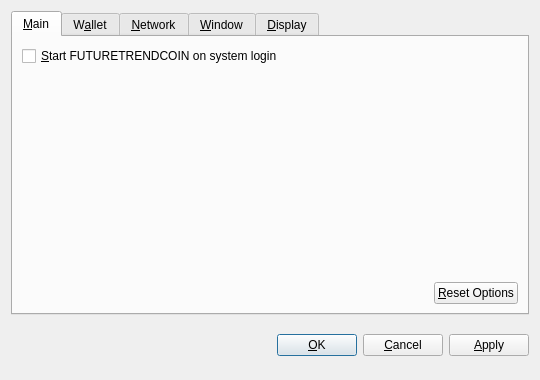
<?xml version="1.0" encoding="UTF-8"?>
<ui version="4.0">
 <class>OptionsDialog</class>
 <widget class="QDialog" name="OptionsDialog">
  <property name="geometry">
   <rect>
    <x>0</x>
    <y>0</y>
    <width>540</width>
    <height>380</height>
   </rect>
  </property>
  <property name="windowTitle">
   <string>Options</string>
  </property>
  <property name="modal">
   <bool>true</bool>
  </property>
  <layout class="QVBoxLayout" name="verticalLayout">
   <item>
    <widget class="QTabWidget" name="tabWidget">
     <property name="tabPosition">
      <enum>QTabWidget::North</enum>
     </property>
     <property name="currentIndex">
      <number>0</number>
     </property>
     <widget class="QWidget" name="tabMain">
      <attribute name="title">
       <string>&amp;Main</string>
      </attribute>
      <layout class="QVBoxLayout" name="verticalLayout_Main">
       <item>
        <widget class="QCheckBox" name="bitcoinAtStartup">
         <property name="toolTip">
          <string>Automatically start FUTURETRENDCOIN after logging in to the system.</string>
         </property>
         <property name="text">
          <string>&amp;Start FUTURETRENDCOIN on system login</string>
         </property>
        </widget>
       </item>
       <item>
        <spacer name="verticalSpacer_Main">
         <property name="orientation">
          <enum>Qt::Vertical</enum>
         </property>
         <property name="sizeHint" stdset="0">
          <size>
           <width>20</width>
           <height>40</height>
          </size>
         </property>
        </spacer>
       </item>
       <item>
        <layout class="QHBoxLayout" name="horizontalLayout_2_Main">
         <item>
          <spacer name="horizontalSpacer_2_Main">
           <property name="orientation">
            <enum>Qt::Horizontal</enum>
           </property>
           <property name="sizeHint" stdset="0">
            <size>
             <width>40</width>
             <height>20</height>
            </size>
           </property>
          </spacer>
         </item>
         <item>
          <widget class="QPushButton" name="resetButton">
           <property name="toolTip">
            <string>Reset all client options to default.</string>
           </property>
           <property name="text">
            <string>&amp;Reset Options</string>
           </property>
           <property name="autoDefault">
            <bool>false</bool>
           </property>
          </widget>
         </item>
        </layout>
       </item>
      </layout>
     </widget>
     <widget class="QWidget" name="tabWallet">
      <attribute name="title">
       <string>W&amp;allet</string>
      </attribute>
      <layout class="QVBoxLayout" name="verticalLayout_Network">
       <item>
        <widget class="QLabel" name="transactionFeeInfoLabel">
         <property name="text">
          <string>Optional transaction fee per kB that helps make sure your transactions are processed quickly. Most transactions are 1 kB.</string>
         </property>
         <property name="textFormat">
          <enum>Qt::PlainText</enum>
         </property>
         <property name="wordWrap">
          <bool>true</bool>
         </property>
        </widget>
       </item>
       <item>
        <layout class="QHBoxLayout" name="horizontalLayout_1_Main">
         <item>
          <widget class="QLabel" name="transactionFeeLabel">
           <property name="text">
            <string>Pay transaction &amp;fee</string>
           </property>
           <property name="textFormat">
            <enum>Qt::PlainText</enum>
           </property>
           <property name="buddy">
            <cstring>transactionFee</cstring>
           </property>
          </widget>
         </item>
         <item>
          <widget class="BitcoinAmountField" name="transactionFee"/>
         </item>
         <item>
          <spacer name="horizontalSpacer_1_Main">
           <property name="orientation">
            <enum>Qt::Horizontal</enum>
           </property>
           <property name="sizeHint" stdset="0">
            <size>
             <width>40</width>
             <height>20</height>
            </size>
           </property>
          </spacer>
         </item>
        </layout>
       </item>
       <item>
        <widget class="QLabel" name="label">
         <property name="text">
          <string>If you disable the spending of unconfirmed change, the change from a transaction cannot be used until that transaction has at least one confirmation. This also affects how your balance is computed.</string>
         </property>
         <property name="wordWrap">
          <bool>true</bool>
         </property>
        </widget>
       </item>
       <item>
        <widget class="QCheckBox" name="spendZeroConfChange">
         <property name="text">
          <string>Spend unconfirmed change  (experts only)</string>
         </property>
        </widget>
       </item>
       <item>
        <spacer name="verticalSpacer">
         <property name="orientation">
          <enum>Qt::Vertical</enum>
         </property>
         <property name="sizeHint" stdset="0">
          <size>
           <width>20</width>
           <height>40</height>
          </size>
         </property>
        </spacer>
       </item>
      </layout>
     </widget>
     <widget class="QWidget" name="tabNetwork">
      <attribute name="title">
       <string>&amp;Network</string>
      </attribute>
      <layout class="QVBoxLayout" name="verticalLayout_Network">
       <item>
        <widget class="QCheckBox" name="mapPortUpnp">
         <property name="toolTip">
          <string>Automatically open the FUTURETRENDCOIN client port on the router. This only works when your router supports UPnP and it is enabled.</string>
         </property>
         <property name="text">
          <string>Map port using &amp;UPnP</string>
         </property>
        </widget>
       </item>
       <item>
        <widget class="QCheckBox" name="connectSocks">
         <property name="toolTip">
          <string>Connect to the FUTURETRENDCOIN network through a SOCKS proxy (e.g. when connecting through Tor).</string>
         </property>
         <property name="text">
          <string>&amp;Connect through SOCKS proxy:</string>
         </property>
        </widget>
       </item>
       <item>
        <layout class="QHBoxLayout" name="horizontalLayout_Network">
         <item>
          <widget class="QLabel" name="proxyIpLabel">
           <property name="text">
            <string>Proxy &amp;IP:</string>
           </property>
           <property name="textFormat">
            <enum>Qt::PlainText</enum>
           </property>
           <property name="buddy">
            <cstring>proxyIp</cstring>
           </property>
          </widget>
         </item>
         <item>
          <widget class="QValidatedLineEdit" name="proxyIp">
           <property name="maximumSize">
            <size>
             <width>140</width>
             <height>16777215</height>
            </size>
           </property>
           <property name="toolTip">
            <string>IP address of the proxy (e.g. 127.0.0.1)</string>
           </property>
          </widget>
         </item>
         <item>
          <widget class="QLabel" name="proxyPortLabel">
           <property name="text">
            <string>&amp;Port:</string>
           </property>
           <property name="textFormat">
            <enum>Qt::PlainText</enum>
           </property>
           <property name="buddy">
            <cstring>proxyPort</cstring>
           </property>
          </widget>
         </item>
         <item>
          <widget class="QLineEdit" name="proxyPort">
           <property name="maximumSize">
            <size>
             <width>55</width>
             <height>16777215</height>
            </size>
           </property>
           <property name="toolTip">
            <string>Port of the proxy (e.g. 9050)</string>
           </property>
          </widget>
         </item>
         <item>
          <widget class="QLabel" name="socksVersionLabel">
           <property name="text">
            <string>SOCKS &amp;Version:</string>
           </property>
           <property name="textFormat">
            <enum>Qt::PlainText</enum>
           </property>
           <property name="buddy">
            <cstring>socksVersion</cstring>
           </property>
          </widget>
         </item>
         <item>
          <widget class="QValueComboBox" name="socksVersion">
           <property name="toolTip">
            <string>SOCKS version of the proxy (e.g. 5)</string>
           </property>
          </widget>
         </item>
         <item>
          <spacer name="horizontalSpacer_Network">
           <property name="orientation">
            <enum>Qt::Horizontal</enum>
           </property>
           <property name="sizeHint" stdset="0">
            <size>
             <width>40</width>
             <height>20</height>
            </size>
           </property>
          </spacer>
         </item>
        </layout>
       </item>
       <item>
        <spacer name="verticalSpacer_Network">
         <property name="orientation">
          <enum>Qt::Vertical</enum>
         </property>
         <property name="sizeHint" stdset="0">
          <size>
           <width>20</width>
           <height>40</height>
          </size>
         </property>
        </spacer>
       </item>
      </layout>
     </widget>
     <widget class="QWidget" name="tabWindow">
      <attribute name="title">
       <string>&amp;Window</string>
      </attribute>
      <layout class="QVBoxLayout" name="verticalLayout_Window">
       <item>
        <widget class="QCheckBox" name="minimizeToTray">
         <property name="toolTip">
          <string>Show only a tray icon after minimizing the window.</string>
         </property>
         <property name="text">
          <string>&amp;Minimize to the tray instead of the taskbar</string>
         </property>
        </widget>
       </item>
       <item>
        <widget class="QCheckBox" name="minimizeOnClose">
         <property name="toolTip">
          <string>Minimize instead of exit the application when the window is closed. When this option is enabled, the application will be closed only after selecting Quit in the menu.</string>
         </property>
         <property name="text">
          <string>M&amp;inimize on close</string>
         </property>
        </widget>
       </item>
       <item>
        <spacer name="verticalSpacer_Window">
         <property name="orientation">
          <enum>Qt::Vertical</enum>
         </property>
         <property name="sizeHint" stdset="0">
          <size>
           <width>20</width>
           <height>40</height>
          </size>
         </property>
        </spacer>
       </item>
      </layout>
     </widget>
     <widget class="QWidget" name="tabDisplay">
      <attribute name="title">
       <string>&amp;Display</string>
      </attribute>
      <layout class="QVBoxLayout" name="verticalLayout_Display">
       <item>
        <layout class="QHBoxLayout" name="horizontalLayout_1_Display">
         <item>
          <widget class="QLabel" name="langLabel">
           <property name="text">
            <string>User Interface &amp;language:</string>
           </property>
           <property name="textFormat">
            <enum>Qt::PlainText</enum>
           </property>
           <property name="buddy">
            <cstring>lang</cstring>
           </property>
          </widget>
         </item>
         <item>
          <widget class="QValueComboBox" name="lang">
           <property name="toolTip">
            <string>The user interface language can be set here. This setting will take effect after restarting FUTURETRENDCOIN.</string>
           </property>
          </widget>
         </item>
        </layout>
       </item>
       <item>
        <layout class="QHBoxLayout" name="horizontalLayout_2_Display">
         <item>
          <widget class="QLabel" name="unitLabel">
           <property name="text">
            <string>&amp;Unit to show amounts in:</string>
           </property>
           <property name="textFormat">
            <enum>Qt::PlainText</enum>
           </property>
           <property name="buddy">
            <cstring>unit</cstring>
           </property>
          </widget>
         </item>
         <item>
          <widget class="QValueComboBox" name="unit">
           <property name="toolTip">
            <string>Choose the default subdivision unit to show in the interface and when sending coins.</string>
           </property>
          </widget>
         </item>
        </layout>
       </item>
       <item>
        <widget class="QCheckBox" name="displayAddresses">
         <property name="toolTip">
          <string>Whether to show FUTURETRENDCOIN addresses in the transaction list or not.</string>
         </property>
         <property name="text">
          <string>&amp;Display addresses in transaction list</string>
         </property>
        </widget>
       </item>
       <item>
        <widget class="QCheckBox" name="coinControlFeatures">
         <property name="toolTip">
          <string>Whether to show coin control features or not.</string>
         </property>
         <property name="text">
          <string>Display coin &amp;control features (experts only!)</string>
         </property>
        </widget>
       </item>
       <item>
        <spacer name="verticalSpacer_Display">
         <property name="orientation">
          <enum>Qt::Vertical</enum>
         </property>
         <property name="sizeHint" stdset="0">
          <size>
           <width>20</width>
           <height>40</height>
          </size>
         </property>
        </spacer>
       </item>
      </layout>
     </widget>
    </widget>
   </item>
   <item>
    <layout class="QHBoxLayout" name="horizontalLayout_Buttons">
     <item>
      <spacer name="horizontalSpacer_1">
       <property name="orientation">
        <enum>Qt::Horizontal</enum>
       </property>
       <property name="sizeHint" stdset="0">
        <size>
         <width>40</width>
         <height>48</height>
        </size>
       </property>
      </spacer>
     </item>
     <item>
      <widget class="QLabel" name="statusLabel">
       <property name="font">
        <font>
         <weight>75</weight>
         <bold>true</bold>
        </font>
       </property>
       <property name="text">
        <string/>
       </property>
       <property name="textFormat">
        <enum>Qt::PlainText</enum>
       </property>
       <property name="wordWrap">
        <bool>true</bool>
       </property>
      </widget>
     </item>
     <item>
      <spacer name="horizontalSpacer_2">
       <property name="orientation">
        <enum>Qt::Horizontal</enum>
       </property>
       <property name="sizeHint" stdset="0">
        <size>
         <width>40</width>
         <height>48</height>
        </size>
       </property>
      </spacer>
     </item>
     <item>
      <widget class="QPushButton" name="okButton">
       <property name="text">
        <string>&amp;OK</string>
       </property>
      </widget>
     </item>
     <item>
      <widget class="QPushButton" name="cancelButton">
       <property name="text">
        <string>&amp;Cancel</string>
       </property>
       <property name="autoDefault">
        <bool>false</bool>
       </property>
      </widget>
     </item>
     <item>
      <widget class="QPushButton" name="applyButton">
       <property name="text">
        <string>&amp;Apply</string>
       </property>
       <property name="autoDefault">
        <bool>false</bool>
       </property>
      </widget>
     </item>
    </layout>
   </item>
  </layout>
 </widget>
 <customwidgets>
  <customwidget>
   <class>BitcoinAmountField</class>
   <extends>QSpinBox</extends>
   <header>bitcoinamountfield.h</header>
  </customwidget>
  <customwidget>
   <class>QValueComboBox</class>
   <extends>QComboBox</extends>
   <header>qvaluecombobox.h</header>
  </customwidget>
  <customwidget>
   <class>QValidatedLineEdit</class>
   <extends>QLineEdit</extends>
   <header>qvalidatedlineedit.h</header>
  </customwidget>
 </customwidgets>
 <resources/>
 <connections/>
</ui>
